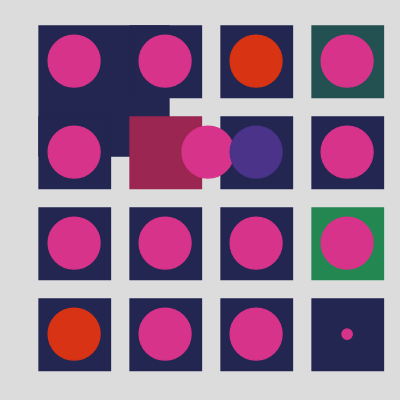
Frame 1 (no input)
Frame 60 (no input): identical to frame 1, image omitted
Frame 120 (the mouse pressed at the canvas centre since frame 60): identical to frame 1, image omitted

The p5.js sketch that drew this single still picture (run headless with seeded random() and noise() and a simulated clock; from frame 60 on, the mouse is pressed at the canvas centre):

// p5.js sketch
// ── sketch.js
function setup() {
  createCanvas(400, 400);
}

function draw() {
  background(220);
  scale(1.3);
  vero2(100,8,160,75,80,20,155,135,18);
}


function vero2(tam1, tam2,espacio,R1,G1,B1,R2,G2,B2) {
stroke(35,38,81);
fill(35,38,81);
square(30, 20, tam1);
stroke(35,38,81);
fill(35,38,81);
square(30, 90, 55);
stroke(35,38,81);
fill(35,38,81);
square(30, 160, 55); 
stroke(35,38,81);
fill(35,38,81);
square(30, 230, 55); 
 stroke(35,38,81);
fill(35,38,81);
square(100, 20, 55);
                     stroke(R2,38,81);
                     fill(R2,38,81);
square(100, 90, 55);
stroke(35,38,81);
fill(35,38,81);
square(100, 160, 55); 
stroke(35,38,81);
fill(35,38,81);
square(100, 230, 55); 
stroke(35,38,81);
fill(35,38,81);
square(170, 20, 55);
stroke(35,38,81);
fill(35,38,81);
square(170, 90, 55);
stroke(35,38,81);
fill(35,38,81);
square(170, 160, 55); 
stroke(35,38,81);
fill(35,38,81);
square(170, 230, 55); 
                       stroke(35,G1,81);
                       fill(35,G1,81);
square(240, 20, 55);
stroke(35,38,81);
fill(35,38,81);
square(240, 90, 55);
                       stroke(35,G2,81);
                       fill(35,G2,81);
square(240, 160, 55); 
stroke(35,38,81);
fill(35,38,81);
square(240, 230, 55);
//circulos//
  stroke(216,51,138);
  fill(216,51,138);
  circle(57, 47, 40);
   stroke(216,51,138);
  fill(216,51,138);
  circle(127, 47, 40);
                       stroke(216,51,B2);
                       fill(216,51,B2);
  circle(197, 47, 40);
   stroke(216,51,138);
  fill(216,51,138);
  circle(267, 47, 40);
   stroke(216,51,138);
  fill(216,51,138);
  circle(57, 117, 40);
   stroke(216,51,138);
  fill(216,51,138);
  circle(espacio, 117, 40);
                   stroke(R1,51,138);
                   fill(R1,51,138);
  circle(197, 117, 40);
   stroke(216,51,138);
  fill(216,51,138);
  circle(267, 117, 40);
  stroke(216,51,138);
  fill(216,51,138);
  circle(57, 187, 40);
   stroke(216,51,138);
  fill(216,51,138);
  circle(127, 187, 40);
  stroke(216,51,138);
  fill(216,51,138);
  circle(197, 187, 40);
   stroke(216,51,138);
  fill(216,51,138);
  circle(267, 187, 40);
                        stroke(216,51,B1);
                        fill(216,51,B1);
  circle(57, 257, 40);
   stroke(216,51,138);
  fill(216,51,138);
  circle(127, 257, 40);
  stroke(216,51,138);
  fill(216,51,138);
  circle(197, 257, 40);
   stroke(216,51,138);
  fill(216,51,138);
  circle(267, 257, tam2);
  
}
